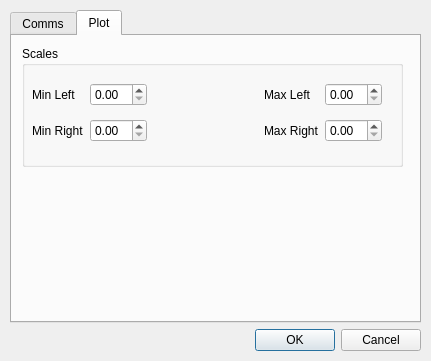
<?xml version="1.0" encoding="UTF-8"?>
<ui version="4.0">
 <class>Settings</class>
 <widget class="QWidget" name="Settings">
  <property name="geometry">
   <rect>
    <x>0</x>
    <y>0</y>
    <width>431</width>
    <height>361</height>
   </rect>
  </property>
  <property name="windowTitle">
   <string>Settings</string>
  </property>
  <widget class="QWidget" name="layoutWidget">
   <property name="geometry">
    <rect>
     <x>10</x>
     <y>10</y>
     <width>411</width>
     <height>341</height>
    </rect>
   </property>
   <layout class="QVBoxLayout" name="verticalLayout">
    <item>
     <widget class="QTabWidget" name="tabWidget">
      <property name="currentIndex">
       <number>1</number>
      </property>
      <widget class="QWidget" name="commTab">
       <attribute name="title">
        <string>Comms</string>
       </attribute>
       <widget class="QGroupBox" name="groupBox">
        <property name="geometry">
         <rect>
          <x>10</x>
          <y>10</y>
          <width>381</width>
          <height>101</height>
         </rect>
        </property>
        <property name="title">
         <string>Serial Port</string>
        </property>
        <widget class="QWidget" name="layoutWidget">
         <property name="geometry">
          <rect>
           <x>16</x>
           <y>30</y>
           <width>101</width>
           <height>51</height>
          </rect>
         </property>
         <layout class="QVBoxLayout" name="verticalLayout_2">
          <item>
           <widget class="QLabel" name="label">
            <property name="text">
             <string>Port</string>
            </property>
           </widget>
          </item>
          <item>
           <widget class="QLabel" name="label_2">
            <property name="text">
             <string>Baud Rate</string>
            </property>
           </widget>
          </item>
         </layout>
        </widget>
        <widget class="QWidget" name="layoutWidget">
         <property name="geometry">
          <rect>
           <x>130</x>
           <y>30</y>
           <width>231</width>
           <height>54</height>
          </rect>
         </property>
         <layout class="QVBoxLayout" name="verticalLayout_3">
          <item>
           <widget class="QComboBox" name="portComboBox"/>
          </item>
          <item>
           <widget class="QComboBox" name="bRateComboBox"/>
          </item>
         </layout>
        </widget>
       </widget>
      </widget>
      <widget class="QWidget" name="plotTab">
       <attribute name="title">
        <string>Plot</string>
       </attribute>
       <widget class="QGroupBox" name="groupBox_2">
        <property name="geometry">
         <rect>
          <x>10</x>
          <y>10</y>
          <width>381</width>
          <height>121</height>
         </rect>
        </property>
        <property name="title">
         <string>Scales</string>
        </property>
        <widget class="QWidget" name="layoutWidget">
         <property name="geometry">
          <rect>
           <x>10</x>
           <y>30</y>
           <width>350</width>
           <height>75</height>
          </rect>
         </property>
         <layout class="QGridLayout" name="gridLayout">
          <item row="0" column="4">
           <widget class="QDoubleSpinBox" name="maxLeftSpinBox"/>
          </item>
          <item row="1" column="1">
           <widget class="QDoubleSpinBox" name="minRightSpinBox"/>
          </item>
          <item row="0" column="0">
           <widget class="QLabel" name="label1">
            <property name="text">
             <string>Min Left</string>
            </property>
           </widget>
          </item>
          <item row="1" column="0">
           <widget class="QLabel" name="label2">
            <property name="text">
             <string>Min Right</string>
            </property>
           </widget>
          </item>
          <item row="0" column="1">
           <widget class="QDoubleSpinBox" name="minLeftSpinBox"/>
          </item>
          <item row="1" column="4">
           <widget class="QDoubleSpinBox" name="maxRightSpinBox"/>
          </item>
          <item row="1" column="3">
           <widget class="QLabel" name="label4">
            <property name="text">
             <string>Max Right</string>
            </property>
           </widget>
          </item>
          <item row="0" column="3">
           <widget class="QLabel" name="label3">
            <property name="text">
             <string>Max Left</string>
            </property>
           </widget>
          </item>
          <item row="1" column="2">
           <spacer name="horizontalSpacer_2">
            <property name="orientation">
             <enum>Qt::Horizontal</enum>
            </property>
            <property name="sizeHint" stdset="0">
             <size>
              <width>40</width>
              <height>20</height>
             </size>
            </property>
           </spacer>
          </item>
          <item row="0" column="2">
           <spacer name="horizontalSpacer">
            <property name="orientation">
             <enum>Qt::Horizontal</enum>
            </property>
            <property name="sizeHint" stdset="0">
             <size>
              <width>40</width>
              <height>20</height>
             </size>
            </property>
           </spacer>
          </item>
         </layout>
        </widget>
       </widget>
      </widget>
     </widget>
    </item>
    <item>
     <widget class="QDialogButtonBox" name="buttonBox">
      <property name="standardButtons">
       <set>QDialogButtonBox::Cancel|QDialogButtonBox::Ok</set>
      </property>
     </widget>
    </item>
   </layout>
  </widget>
 </widget>
 <resources/>
 <connections/>
</ui>
